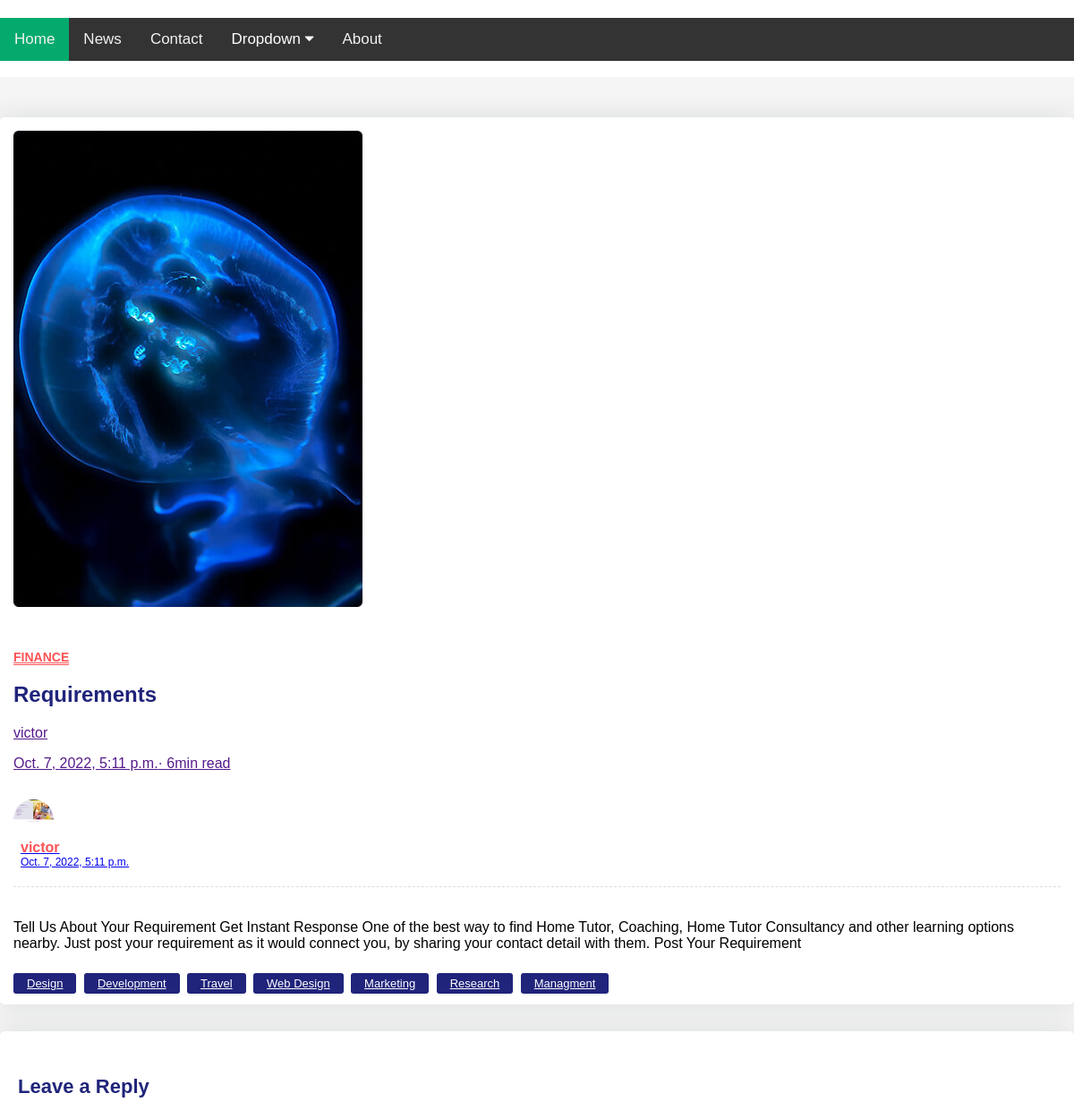
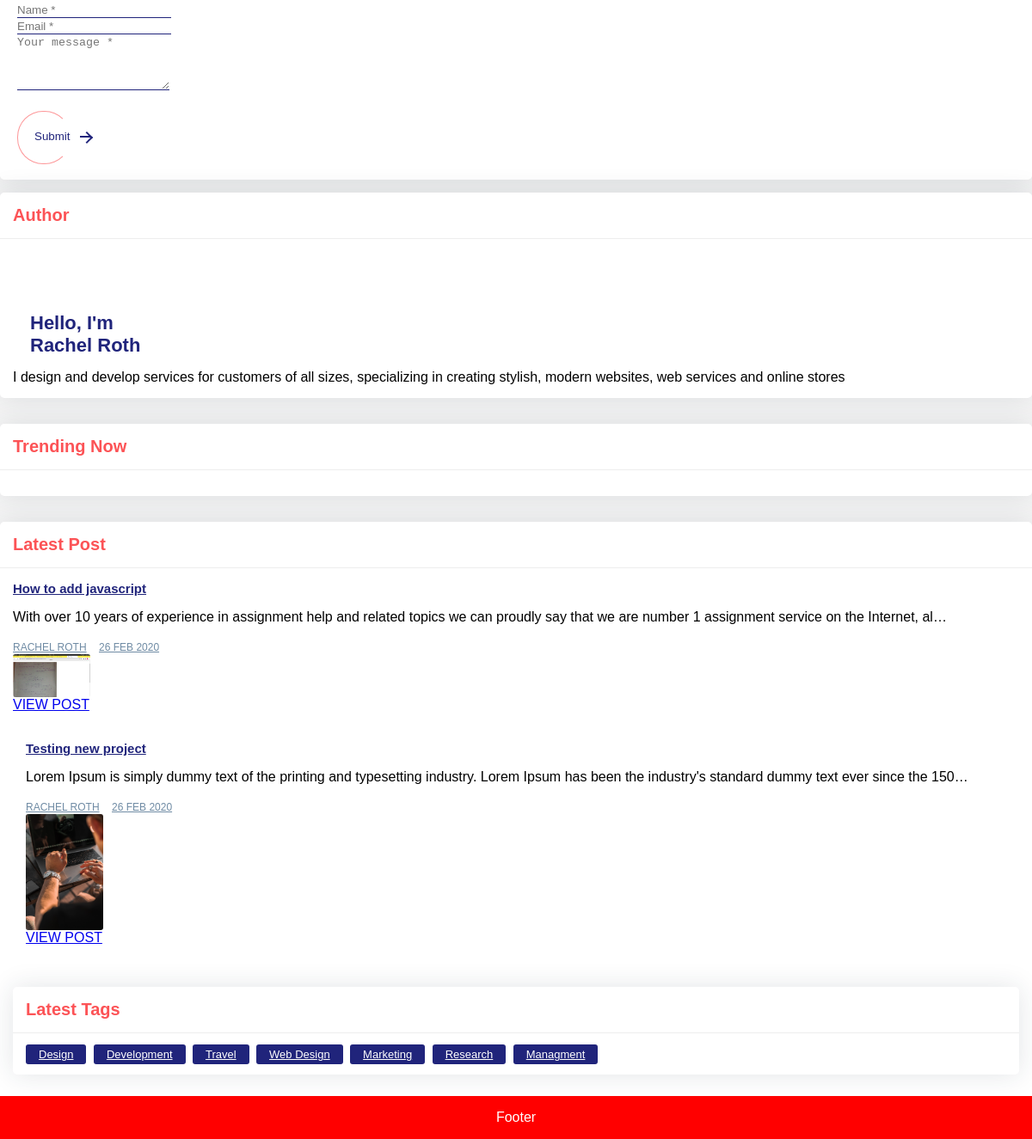
Screenshot of /article/requirements with the database file from the repository (2 pictures, top to bottom).
### freelanceapp/models.py (models this page shows, shortened)
class Post(models.Model):
    writer = models.ForeignKey(UserProfile, on_delete = models.SET_NULL, null=True, blank=True)
    title= models.CharField(max_length=500)
    body = models.TextField()
    image = models.ImageField(upload_to='img')
    post_id = models.UUIDField(default=uuid.uuid4, primary_key=True, unique=True, editable=False)
    created = models.DateTimeField(auto_now_add=True)
    modified = models.DateTimeField(auto_now=True)
    slug = models.SlugField()
    category = models.ForeignKey('Category', on_delete=models.SET_NULL, blank=True, null=True)

class Category(models.Model):
    title = models.CharField(max_length=100)
    catogory_id = models.UUIDField(default=uuid.uuid4, primary_key=True, unique=True, editable=False)
    slug = models.SlugField()
    def __str__(self):
        return self.title

### profiles/models.py (models this page shows, shortened)
class UserProfile(models.Model):
    user = models.OneToOneField(User, on_delete=models.CASCADE)
    name = models.CharField(max_length = 200)
    email = models.EmailField()
    username = models.CharField(max_length=200)
    profession = models.CharField(max_length=200)
    picture = models.ImageField(upload_to = 'img', blank=True, null=True)
    about = models.TextField()
    profile_id = models.UUIDField(default= uuid.uuid4, editable=False, unique=True, primary_key=True)

### freelanceapp/views.py (the view)
# urls.py: path('article/<str:slug>', views.detail, name='detail'),
def detail(request, slug):
    post = Post.objects.get(slug=slug)
    posts = Post.objects.exclude(post_id__exact=post.post_id)[:5]
    context = {'post':post,'posts':posts }
    return render(request, "freelanceapp/detail.html", context)

### freelanceapp/templates/freelanceapp/detail.html (shortened to what this page needs)
{% extends 'base.html' %}
{% block content %}
<div class="blog-single gray-bg">
    <div class="container">
        <div class="row align-items-start">
            <div class="col-lg-8 m-15px-tb">
                <article class="article">
                    <div class="article-img">
                        <img src="{{ post.image.url }}" title="" alt="">
                    </div>
                    <div class="article-title">
                        <h6><a href="#">{{ post.category }}</a></h6>
                        <h2>{{ post.title }}</h2>
                        <a href="">
                        <p>{{ post.writer.name }}</p>
                        <p>{{ post.created }}&middot; 6min read</p>
                        </a>
                         <a href="{% url 'profile' post.writer.profile_id %}">
                        <div class="media">
                            <div class="avatar">
                                <img src="{{ post.writer.picture.url }}" title="" alt="">
                            </div>
                            <div class="media-body">
                                <label>{{ post.writer.name }}</label>
                                <span>{{ post.created }}</span>
                            </div>
                        </a>
                        </div>
                    </div>
                    <div class="article-content">
                        <p>{{ post.body }}</p>
                    </div>
                    <div class="nav tag-cloud">
                        <a href="#">Design</a>
                        <a href="#">Development</a>
                        <a href="#">Travel</a>
                        <a href="#">Web Design</a>
                        <a href="#">Marketing</a>
                        <a href="#">Research</a>
                        <a href="#">Managment</a>
                    </div>
                <div class="contact-form article-comment">
                    <h4>Leave a Reply</h4>
                    <form id="contact-form" method="POST">
                        <div class="row">
                            <div class="col-md-6">
                                <div class="form-group">
                                    <input name="Name" id="name" placeholder="Name *" class="form-control" type="text">
                                </div>
                            </div>
                            <div class="col-md-6">
                                <div class="form-group">
                                    <input name="Email" id="email" placeholder="Email *" class="form-control" type="email">
                                </div>
                            </div>
                            <div class="col-md-12">
                                <div class="form-group">
                                    <textarea name="message" id="message" placeholder="Your message *" rows="4" class="form-control"></textarea>
                                </div>
                            </div>
                            <div class="col-md-12">
                                <div class="send">
                                    <button class="px-btn theme"><span>Submit</span> <i class="arrow"></i></button>
                                </div>
                            </div>
                        </div>
                    </form>
                </div>
            </div>
            <div class="col-lg-4 m-15px-tb blog-aside">
                <div class="widget widget-author">
                    <div class="widget-title">
                        <h3>Author</h3>
                    </div>
                    <div class="widget-body">
                        <div class="media align-items-center">
                            <div class="avatar">
                            </div>
                            <div class="media-body">
                                <h6>Hello, I'm<br> Rachel Roth</h6>
                            </div>
                        </div>
                        <p>I design and develop services for customers of all sizes, specializing in creating stylish, modern websites, web services and online stores</p>
                    </div>
                </div>
                <div class="widget widget-post">
                    <div class="widget-title">
                        <h3>Trending Now</h3>
                    </div>
                    <div class="widget-body">
                    </div>
                </div>
                <div class="widget widget-latest-post">
                    <div class="widget-title">
                        <h3>Latest Post</h3>
                    </div>
                    {% for post in posts %}
                    <div class="widget-body">
                        <div class="latest-post-aside media">
                            <div class="lpa-left media-body">
                                <div class="lpa-title">
                                    <h5><a href="#">{{ post.title }}</a></h5>
                                    <p>{{ post.body|truncatechars:150 }}</p>
                                </div>
                                <div class="lpa-meta">
                                    <a class="name" href="#">
                                        Rachel Roth
                                    </a>
                                    <a class="date" href="#">
                                        26 FEB 2020
                                    </a>
                                </div>
                            </div>
                            <div class="lpa-right">
                                <a href="#">
                                    <img src="{{ post.image.url }}" title="" alt="">
                                </a>
                                <a href="{% url 'detail' post.slug %}">VIEW POST</a>
                            </div>
                        </div>
                        <br>
                    {% endfor %}
                </div>
                <div class="widget widget-tags">
                    <div class="widget-title">
                        <h3>Latest Tags</h3>
                    </div>
                    <div class="widget-body">
                        <div class="nav tag-cloud">
                            <a href="#">Design</a>
                            <a href="#">Development</a>
                            <a href="#">Travel</a>
                            <a href="#">Web Design</a>
                            <a href="#">Marketing</a>
                            <a href="#">Research</a>
                            <a href="#">Managment</a>
                        </div>
                    </div>
                </div>
            </div>
        </div>
    </div>
</div>
{% endblock %}

### static/css/styles.css (style rules this page uses)
body { margin:0;font-family:Arial }

### static/css/detail.css (style rules this page uses)
body { margin-top:20px; }
.gray-bg { background-color: #f5f5f5; }
.blog-aside .widget { box-shadow: 0 0 30px rgba(31, 45, 61, 0.125); border-radius: 5px; overflow: hidden; background: #ffffff; margin-top: 15px; margin-bottom: 15px; width: 100%; display: inline-block; vertical-align: top; }
.blog-aside .widget-body { padding: 15px; }
.blog-aside .widget-title { padding: 15px; border-bottom: 1px solid #eee; }
.blog-aside .widget-title h3 { font-size: 20px; font-weight: 700; color: #fc5356; margin: 0; }
.blog-aside .widget-author .media { margin-bottom: 15px; }
.blog-aside .widget-author p { font-size: 16px; margin: 0; }
.blog-aside .widget-author .avatar { width: 70px; height: 70px; border-radius: 50%; overflow: hidden; }
.blog-aside .widget-author h6 { font-weight: 600; color: #20247b; font-size: 22px; margin: 0; padding-left: 20px; }
.blog-aside .latest-post-aside .lpa-right { width: 90px; }
.blog-aside .latest-post-aside .lpa-right img { border-radius: 3px; }
.blog-aside .latest-post-aside .lpa-left { padding-right: 15px; }
.blog-aside .latest-post-aside .lpa-title h5 { margin: 0; font-size: 15px; }
.blog-aside .latest-post-aside .lpa-title a { color: #20247b; font-weight: 600; }
.blog-aside .latest-post-aside .lpa-meta a { color: #6F8BA4; font-size: 12px; text-transform: uppercase; display: inline-block; margin-right: 10px; }
.tag-cloud a { padding: 4px 15px; font-size: 13px; color: #ffffff; background: #20247b; border-radius: 3px; margin-right: 4px; margin-bottom: 4px; }
.blog-single { padding-top: 30px; padding-bottom: 30px; }
.article { box-shadow: 0 0 30px rgba(31, 45, 61, 0.125); border-radius: 5px; overflow: hidden; background: #ffffff; padding: 15px; margin: 15px 0 30px; }
.article .article-title { padding: 15px 0 20px; }
.article .article-title h6 { font-size: 14px; font-weight: 700; margin-bottom: 20px; }
.article .article-title h6 a { text-transform: uppercase; color: #fc5356; border-bottom: 1px solid #fc5356; }
.article .article-title h2 { color: #20247b; font-weight: 600; }
.article .article-title .media { padding-top: 15px; border-bottom: 1px dashed #ddd; padding-bottom: 20px; }
.article .article-title .media .avatar { width: 45px; height: 45px; border-radius: 50%; overflow: hidden; }
.article .article-title .media .media-body { padding-left: 8px; }
.article .article-title .media .media-body label { font-weight: 600; color: #fc5356; margin: 0; }
.article .article-title .media .media-body span { display: block; font-size: 12px; }
.article .tag-cloud { padding-top: 10px; }
.article-comment { box-shadow: 0 0 30px rgba(31, 45, 61, 0.125); border-radius: 5px; overflow: hidden; background: #ffffff; padding: 20px; }
.article-comment h4 { color: #20247b; font-weight: 700; margin-bottom: 25px; font-size: 22px; }
img { max-width: 100%; }
img { vertical-align: middle; border-style: none; }
.contact-form .form-control { border: none; border-bottom: 1px solid #20247b; background: transparent; border-radius: 0; padding-left: 0; box-shadow: none !important; }
.contact-form .send { margin-top: 20px; }
.px-btn { padding: 0 50px 0 20px; line-height: 60px; position: relative; display: inline-block; color: #20247b; background: none; border: none; }
.px-btn:before { content: ""; position: absolute; top: 0; left: 0; display: block; border-radius: 30px; background: transparent; border: 1px solid rgba(252, 83, 86, 0.6); border-right: 1px solid transparent; -moz-transition: ease all 0.35s; -o-transition: ease all 0.35s; -webkit-transition: ease all 0.35s; transition: ease all 0.35s; width: 60px; height: 60px; }
.px-btn .arrow { width: 13px; height: 2px; background: currentColor; display: inline-block; position: absolute; top: 0; bottom: 0; margin: auto; right: 25px; }
.px-btn .arrow:after { width: 8px; height: 8px; border-right: 2px solid currentColor; border-top: 2px solid currentColor; content: ""; position: absolute; top: -3px; right: 0; display: inline-block; -moz-transform: rotate(45deg); -o-transform: rotate(45deg); -ms-transform: rotate(45deg); -webkit-transform: rotate(45deg); transform: rotate(45deg); }

### rows the page displays
Post: image (picture), category "FINANCE", title "Requirements", writer.name "victor", created "Oct. 7, 2022, 5:11 p.m.", writer.picture (picture), body "Tell Us About Your Requirement Get Instant Response One of the best way to find Home Tutor, Coaching, Home Tutor Consultancy and other learning options nearby. Just post your requirement as it would connect you, by sharing your contact detail with them. Post Your Requirement"
Post: title "How to add javascript", body "With over 10 years of experience in assignment help and related topics we can proudly say that we are number 1 assignment service on the Internet, al…", image (picture)
Post: title "Testing new project", body "Lorem Ipsum is simply dummy text of the printing and typesetting industry. Lorem Ipsum has been the industry's standard dummy text ever since the 150…", image (picture)
